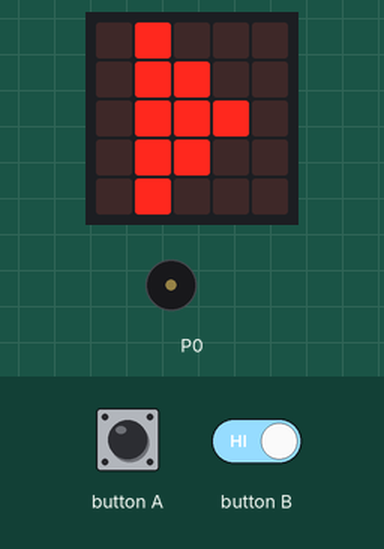
Recording of a program running on a simulated BBC micro:bit running MicroPython. On the bench: the board's 5×5 LED display, buzzer (waves = sounding). The test bench sets the inputs (shaded band). Random numbers come from a fixed seed.

Above: at 1.2 s.
1.3 s: button A driven LOW and button B driven LOW
At 2.48 s:
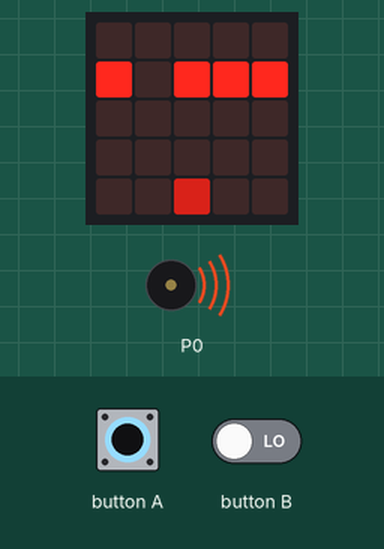
At 3.72 s:
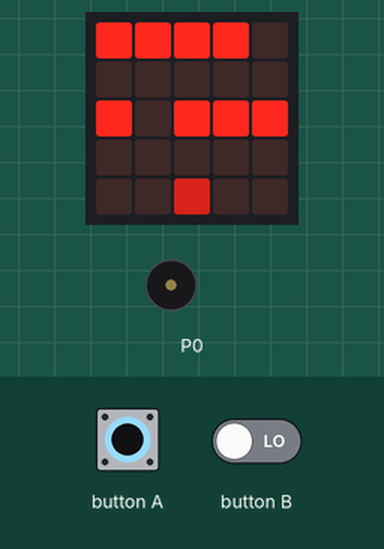
4.1 s: button A pressed 5 times (0.12 s each, 0.3 s apart)
At 4.47 s:
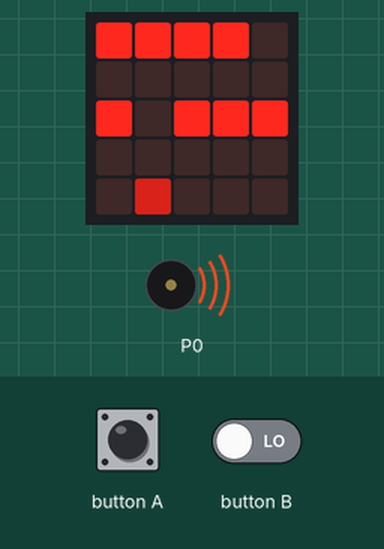
Timing chart, 0 to 9.1 s (numbered marks = the images above; inputs shaded):
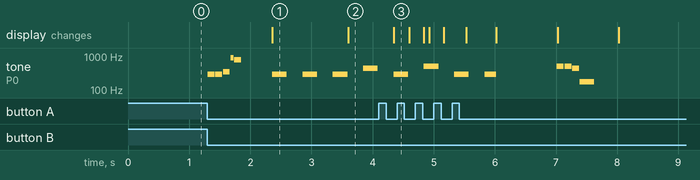

The program:

microbit.py
```python
from microbit import *
from random import randint as rand
import music


def melody(notes, wait=False):
    base = ['D4', '']
    aigu = ['A', '', 'D', '', 'B', '']
    grave = ['A', '', 'D', '', 'G', '']
    descente = ['C5', '', 'A4', '', 'F', '']

    pause = [''] * 4

    musics: dict = {
        'pause_on': [''] * 1 + ['A4:1', 'F3'],
        'pause_off': ['F3:1', 'A4'] + pause,
        'lose': pause + ['B4:2', 'B4', 'A4', 'F3:4'],
        'play': ['D4:2', 'D', 'F', 'A5:1', 'G5:2'] + pause,
        'background': (base*3 + aigu + base*2 + grave)*2 + base*2 + descente
    }

    cycle = False

    if notes == 'background':
        cycle = True

    music.set_tempo(bpm=240)
    music.play(musics[notes], wait=wait, loop=cycle)


# Fonction pour générer un mur avec un seul trou
def generate_layer() -> list[int]:
    clear: int = rand(0, 4)
    return [1]*clear + [0] + [1]*(5-clear-1)


# Fonction pour afficher une grille sur les leds de la carte microbit
def draw_grid(grid: list[list[int]], brightness: int = 9) -> None:
    for x in range(len(grid)):
        for y in range(len(grid[x])):
            display.set_pixel(y, x, grid[x][y]*brightness)


def draw(drawing: str, brightness: int = 9) -> None:
    draws: dict = {
        'play': [[0, 1, 0, 0, 0], [0, 1, 1, 0, 0], [0, 1, 1, 1, 0], [0, 1, 1, 0, 0], [0, 1, 0, 0, 0]],
        'pause': [[0, 0, 0, 0, 0], [0, 1, 0, 1, 0], [0, 1, 0, 1, 0], [0, 1, 0, 1, 0], [0, 0, 0, 0, 0]],
        'x': [[1, 0, 0, 0, 1], [0, 1, 0, 1, 0], [0, 0, 1, 0, 0], [0, 1, 0, 1, 0], [1, 0, 0, 0, 1]]
    }


    draw_grid(draws[drawing])


# Fonction pour afficher la grille et le joueur sur les leds de la carte microbit
def display_grid(grid: list[list[int]], player: int) -> None:
    draw_grid(grid)
    display.set_pixel(player, 4, 5)


# Fonction pour mettre à jour la grille : descendre les murs
def update_grid(grid: list[list[int]]) -> list[list[int]]:
    for i in range(len(grid)-1, 0, -1):
        grid[i] = grid[i-1]

    if 1 in grid[0]:
        grid[0] = [0]*5
    else:
        grid[0] = generate_layer()

    return grid


# Fonction pour gérer l'appuis des touche de l'utilisateur et bouger en conséquence
def handle_movement(player: int) -> int:
    a_pressed: bool = button_a.was_pressed()
    b_pressed: bool = button_b.was_pressed()

    if a_pressed and b_pressed:
        return -1

    if a_pressed:
        player -= 1
    elif b_pressed:
        player += 1

    if player == 5:
        player = 0
    elif player == -1:
        player = 4

    return player


# Fonction pour vérifier que le joueur touche un mur et meurt ou non
def check_death(grid: list[list[int]], player: int) -> int:
    if grid[4][player] == 1:
        return -1
    elif 1 in grid[4]:
        return 1
    else:
        return 0


# Lancer le jeu
def main_runner() -> None:
    melody('play', wait=True)
    melody('background')
    # grille par défaut
    grid: list[list[int]] = [
        [0, 0, 0, 0, 0],
        generate_layer(),
        [0, 0, 0, 0, 0],
        [0, 0, 0, 0, 0],
        [0, 0, 0, 0, 0]
    ]

    player: int = 2 # position du joueur
    time_counter: int = 0 # compteur pour faire descendre les murs au bout de plusieurs itérations
    sleep_time: int = 120 # temps d'attente entre deux exécutions de la boucle principale
    pause_time: int = sleep_time*10 # temps d'attente avant que les murs ne décendent
    score: int = 0 # score du joueur (nombre de murs passés)
    playing: bool = True

    # boucle principale
    while True:
        # gérer contrôles
        old_player: int = player
        movement = handle_movement(player)

        if movement == -1:
            if playing:
                melody('pause_on')
                playing = False
            else:
                melody('pause_off', wait=True)
                melody('background')
                playing = True
        elif playing:
            player = movement

        # gestion du temps
        if playing:
            # gestion temps
            time_counter += sleep_time

            # affichage
            display_grid(grid, player)
        else:
            draw('pause')

        score_update: int = check_death(grid, player)

        # gestion de la mort
        if score_update == -1:
            break

        # attente
        sleep(sleep_time)

        # faire descendre les murs au bout d'un certain nombre d'itérations
        if time_counter >= pause_time:
            grid = update_grid(grid)
            time_counter = 0
            pause_time = max(sleep_time*3, pause_time - 10)

            # incrémenter le score
            if score_update > 0:
                score += 1

    draw('x')

    # jouer le son de défaite
    melody('lose')

    sleep(1000)

    display.clear()
    if score < 10:
        display.show(str(score))
        sleep(1000)
    else:
        display.scroll(str(score))

    button_a.was_pressed()
    button_b.was_pressed()


def main(game: int) -> None:
    if game == 0:
        main_runner()


draw('play')
game = 0

while True:
    sleep(100)

    a_pressed: bool = button_a.was_pressed()
    b_pressed: bool = button_b.was_pressed()

    if a_pressed and b_pressed:
        main(game)
        draw('play')

    if a_pressed and not b_pressed:
        game -= 1
    elif b_pressed and not a_pressed:
        game += 1
```

Measured:
- after the input at 1.3 s, tone on P0: plays 294 Hz for 0.11 s, 294 Hz for 0.11 s, 349 Hz for 0.11 s, 880 Hz for 0.05 s, 784 Hz for 0.11 s, 294 Hz for 0.24 s … (9 notes in this stretch), starting at once; the display: changes after 1.1 s (image 1)
- what the display in image 1 shows lasts 1.2 s, from 2.4 s to 3.6 s
